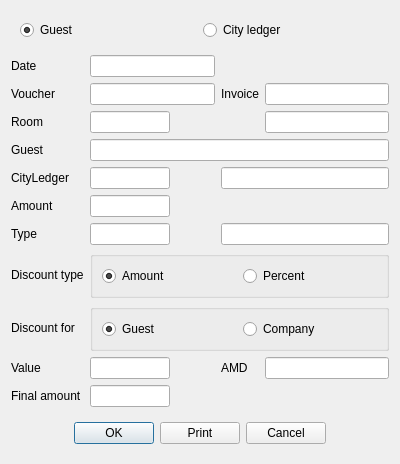
<?xml version="1.0" encoding="UTF-8"?>
<ui version="4.0">
 <class>DlgDiscount</class>
 <widget class="QDialog" name="DlgDiscount">
  <property name="geometry">
   <rect>
    <x>0</x>
    <y>0</y>
    <width>400</width>
    <height>422</height>
   </rect>
  </property>
  <property name="windowTitle">
   <string>Discount</string>
  </property>
  <layout class="QVBoxLayout" name="verticalLayout">
   <item>
    <layout class="QGridLayout" name="gridLayout">
     <item row="7" column="2" colspan="2">
      <widget class="EQLineEdit" name="leType">
       <property name="readOnly">
        <bool>true</bool>
       </property>
      </widget>
     </item>
     <item row="10" column="0">
      <widget class="QLabel" name="label_5">
       <property name="text">
        <string>Value</string>
       </property>
      </widget>
     </item>
     <item row="6" column="1">
      <widget class="EQLineEdit" name="leAmount">
       <property name="maximumSize">
        <size>
         <width>80</width>
         <height>16777215</height>
        </size>
       </property>
       <property name="focusPolicy">
        <enum>Qt::NoFocus</enum>
       </property>
       <property name="readOnly">
        <bool>true</bool>
       </property>
      </widget>
     </item>
     <item row="7" column="1">
      <widget class="EQLineEdit" name="leTypeCode">
       <property name="maximumSize">
        <size>
         <width>80</width>
         <height>16777215</height>
        </size>
       </property>
      </widget>
     </item>
     <item row="6" column="0">
      <widget class="QLabel" name="label_3">
       <property name="text">
        <string>Amount</string>
       </property>
      </widget>
     </item>
     <item row="4" column="1" colspan="3">
      <widget class="EQLineEdit" name="leGuest">
       <property name="focusPolicy">
        <enum>Qt::NoFocus</enum>
       </property>
       <property name="readOnly">
        <bool>true</bool>
       </property>
      </widget>
     </item>
     <item row="8" column="1" colspan="3">
      <widget class="QGroupBox" name="groupBox">
       <property name="title">
        <string/>
       </property>
       <layout class="QHBoxLayout" name="horizontalLayout">
        <item>
         <widget class="QRadioButton" name="rbAmount">
          <property name="text">
           <string>Amount</string>
          </property>
          <property name="checked">
           <bool>true</bool>
          </property>
         </widget>
        </item>
        <item>
         <widget class="QRadioButton" name="rbPercent">
          <property name="text">
           <string>Percent</string>
          </property>
         </widget>
        </item>
       </layout>
      </widget>
     </item>
     <item row="4" column="0">
      <widget class="QLabel" name="lbGuest">
       <property name="text">
        <string>Guest</string>
       </property>
      </widget>
     </item>
     <item row="12" column="0" colspan="4">
      <widget class="QWidget" name="widget" native="true">
       <property name="minimumSize">
        <size>
         <width>0</width>
         <height>0</height>
        </size>
       </property>
       <layout class="QHBoxLayout" name="horizontalLayout_2">
        <item>
         <spacer name="horizontalSpacer">
          <property name="orientation">
           <enum>Qt::Horizontal</enum>
          </property>
          <property name="sizeHint" stdset="0">
           <size>
            <width>94</width>
            <height>20</height>
           </size>
          </property>
         </spacer>
        </item>
        <item>
         <widget class="QPushButton" name="btnOk">
          <property name="text">
           <string>OK</string>
          </property>
         </widget>
        </item>
        <item>
         <widget class="QPushButton" name="btnPrint">
          <property name="text">
           <string>Print</string>
          </property>
         </widget>
        </item>
        <item>
         <widget class="QPushButton" name="btnCancel">
          <property name="text">
           <string>Cancel</string>
          </property>
         </widget>
        </item>
        <item>
         <spacer name="horizontalSpacer_2">
          <property name="orientation">
           <enum>Qt::Horizontal</enum>
          </property>
          <property name="sizeHint" stdset="0">
           <size>
            <width>94</width>
            <height>20</height>
           </size>
          </property>
         </spacer>
        </item>
       </layout>
      </widget>
     </item>
     <item row="9" column="0">
      <widget class="QLabel" name="label_7">
       <property name="text">
        <string>Discount for</string>
       </property>
      </widget>
     </item>
     <item row="3" column="0">
      <widget class="QLabel" name="lbRoom">
       <property name="text">
        <string>Room</string>
       </property>
      </widget>
     </item>
     <item row="3" column="1">
      <widget class="EQLineEdit" name="leRoomCode">
       <property name="maximumSize">
        <size>
         <width>80</width>
         <height>16777215</height>
        </size>
       </property>
       <property name="focusPolicy">
        <enum>Qt::NoFocus</enum>
       </property>
       <property name="readOnly">
        <bool>false</bool>
       </property>
      </widget>
     </item>
     <item row="8" column="0">
      <widget class="QLabel" name="label_4">
       <property name="text">
        <string>Discount type</string>
       </property>
      </widget>
     </item>
     <item row="10" column="3">
      <widget class="EQLineEdit" name="leDiscountAmount">
       <property name="readOnly">
        <bool>true</bool>
       </property>
      </widget>
     </item>
     <item row="10" column="1">
      <widget class="EQLineEdit" name="leValue">
       <property name="maximumSize">
        <size>
         <width>80</width>
         <height>16777215</height>
        </size>
       </property>
      </widget>
     </item>
     <item row="9" column="1" colspan="3">
      <widget class="QGroupBox" name="groupBox_2">
       <property name="title">
        <string/>
       </property>
       <layout class="QHBoxLayout" name="horizontalLayout_3">
        <item>
         <widget class="QRadioButton" name="gbGuest">
          <property name="text">
           <string>Guest</string>
          </property>
          <property name="checked">
           <bool>true</bool>
          </property>
         </widget>
        </item>
        <item>
         <widget class="QRadioButton" name="rbCompany">
          <property name="text">
           <string>Company</string>
          </property>
         </widget>
        </item>
       </layout>
      </widget>
     </item>
     <item row="11" column="1">
      <widget class="EQLineEdit" name="leFinalAmount">
       <property name="maximumSize">
        <size>
         <width>80</width>
         <height>16777215</height>
        </size>
       </property>
       <property name="focusPolicy">
        <enum>Qt::NoFocus</enum>
       </property>
       <property name="readOnly">
        <bool>true</bool>
       </property>
      </widget>
     </item>
     <item row="5" column="1">
      <widget class="EQLineEdit" name="leCLCode">
       <property name="maximumSize">
        <size>
         <width>80</width>
         <height>16777215</height>
        </size>
       </property>
      </widget>
     </item>
     <item row="10" column="2">
      <widget class="QLabel" name="lbType">
       <property name="text">
        <string>AMD</string>
       </property>
      </widget>
     </item>
     <item row="5" column="0">
      <widget class="QLabel" name="lbCityLedger">
       <property name="text">
        <string>CityLedger</string>
       </property>
      </widget>
     </item>
     <item row="7" column="0">
      <widget class="QLabel" name="label_8">
       <property name="text">
        <string>Type</string>
       </property>
      </widget>
     </item>
     <item row="11" column="0">
      <widget class="QLabel" name="label_6">
       <property name="text">
        <string>Final amount</string>
       </property>
      </widget>
     </item>
     <item row="5" column="2" colspan="2">
      <widget class="EQLineEdit" name="leCLName"/>
     </item>
     <item row="0" column="0" colspan="4">
      <widget class="QWidget" name="widget_2" native="true">
       <layout class="QHBoxLayout" name="horizontalLayout_4">
        <item>
         <widget class="QRadioButton" name="rbGuest">
          <property name="text">
           <string>Guest</string>
          </property>
          <property name="checked">
           <bool>true</bool>
          </property>
         </widget>
        </item>
        <item>
         <widget class="QRadioButton" name="rbCityLedger">
          <property name="text">
           <string>City ledger</string>
          </property>
         </widget>
        </item>
       </layout>
      </widget>
     </item>
     <item row="2" column="0">
      <widget class="QLabel" name="label">
       <property name="text">
        <string>Voucher</string>
       </property>
      </widget>
     </item>
     <item row="2" column="3">
      <widget class="EQLineEdit" name="leInvoice">
       <property name="maximumSize">
        <size>
         <width>222</width>
         <height>16777215</height>
        </size>
       </property>
       <property name="readOnly">
        <bool>true</bool>
       </property>
      </widget>
     </item>
     <item row="2" column="2">
      <widget class="QLabel" name="label_2">
       <property name="text">
        <string>Invoice</string>
       </property>
      </widget>
     </item>
     <item row="2" column="1">
      <widget class="EQLineEdit" name="leVaucher">
       <property name="readOnly">
        <bool>true</bool>
       </property>
      </widget>
     </item>
     <item row="3" column="3">
      <widget class="EQLineEdit" name="leRoomName">
       <property name="focusPolicy">
        <enum>Qt::NoFocus</enum>
       </property>
       <property name="readOnly">
        <bool>true</bool>
       </property>
      </widget>
     </item>
     <item row="1" column="1">
      <widget class="EDateEdit" name="deDate">
       <property name="readOnly">
        <bool>true</bool>
       </property>
      </widget>
     </item>
     <item row="1" column="0">
      <widget class="QLabel" name="label_9">
       <property name="text">
        <string>Date</string>
       </property>
      </widget>
     </item>
    </layout>
   </item>
  </layout>
 </widget>
 <customwidgets>
  <customwidget>
   <class>EQLineEdit</class>
   <extends>QLineEdit</extends>
   <header location="global">eqlineedit.h</header>
   <slots>
    <signal>customButtonClicked(bool)</signal>
   </slots>
  </customwidget>
  <customwidget>
   <class>EDateEdit</class>
   <extends>QLineEdit</extends>
   <header location="global">edateedit.h</header>
  </customwidget>
 </customwidgets>
 <resources/>
 <connections/>
</ui>
